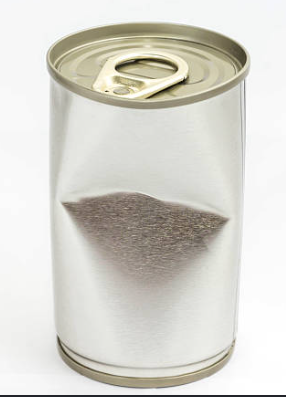
#> input picture defect4.png, 286 x 397 px
$ python texture_heat.py
#> lines starting #> are read from the running program, lines starting #| are printed output that depends on the picture; after the words box and inside, x2 and y2 are one past the last pixel; in counts of white or black regions, pixels touching at a corner belong together
import cv2
import numpy as np

img = cv2.imread("defect4.png")
#> img is the input picture: shape (397, 286, 3); mean B, G, R 207.5, 214.6, 216.1

if img is None:
    print("Error: Image not found")
    exit()

gray = cv2.cvtColor(img, cv2.COLOR_BGR2GRAY)

# -----------------------------
# STEP 1: Remove edges (logos, outlines)
# -----------------------------
edges = cv2.Canny(gray, 100, 200)
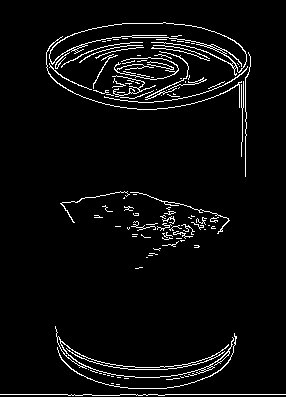
#> edges: shape (397, 286); 4.4% white in thin lines or dots
edges = cv2.dilate(edges, np.ones((5,5), np.uint8))  # expand edges
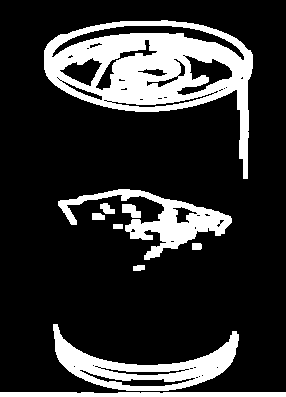
#> edges: shape (397, 286); 19.4% white; 10 white regions, largest, box (x1, y1, x2, y2) and area: (44, 20, 253, 179) 12174, (53, 324, 239, 391) 4316, (58, 189, 232, 260) 3584

# -----------------------------
# STEP 2: Get smooth surface
# -----------------------------
blur = cv2.GaussianBlur(gray, (51, 51), 0)
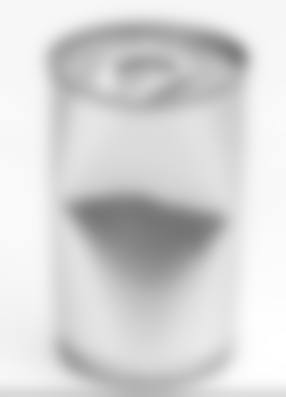
#> blur: shape (397, 286); min 115, max 255, mean 214.4

# Dent map (low-frequency difference)
dent_map = blur - gray
dent_map = cv2.normalize(dent_map, None, 0, 255, cv2.NORM_MINMAX)
dent_map = dent_map.astype(np.uint8)

# -----------------------------
# STEP 3: Remove edge influence
# -----------------------------
dent_map[edges > 0] = 0   # kill edges completely
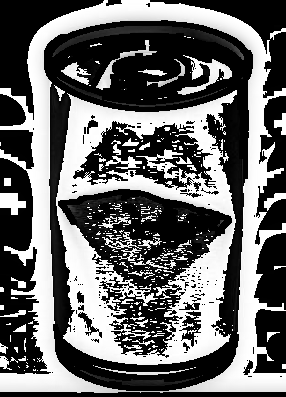
#> dent_map: shape (397, 286); min 0, max 255, mean 104.8

# -----------------------------
# STEP 4: Strong smoothing (IMPORTANT)
# -----------------------------
dent_smooth = cv2.GaussianBlur(dent_map, (21, 21), 0)
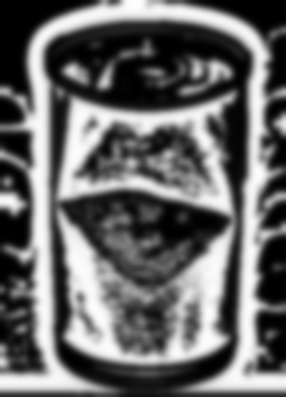
#> dent_smooth: shape (397, 286); min 0, max 255, mean 104.8

# -----------------------------
# STEP 5: Adaptive threshold (better than fixed)
# -----------------------------
mask = cv2.adaptiveThreshold(
    dent_smooth,
    255,
    cv2.ADAPTIVE_THRESH_GAUSSIAN_C,
    cv2.THRESH_BINARY,
    51,
    -5
)
#> mask: shape (397, 286); 41.2% white; 40 white regions (4 under 20 px), largest, box (x1, y1, x2, y2) and area: (0, 0, 286, 395) 20366, (58, 210, 234, 365) 9606, (58, 90, 237, 219) 8675

# -----------------------------
# STEP 6: Clean noise
# -----------------------------
kernel = np.ones((5,5), np.uint8)
mask = cv2.morphologyEx(mask, cv2.MORPH_OPEN, kernel)
#> mask: shape (397, 286); 40.3% white; 44 white regions, largest, box (x1, y1, x2, y2) and area: (0, 0, 286, 395) 19578, (58, 211, 234, 365) 8682, (58, 91, 236, 216) 7860
mask = cv2.morphologyEx(mask, cv2.MORPH_CLOSE, kernel)
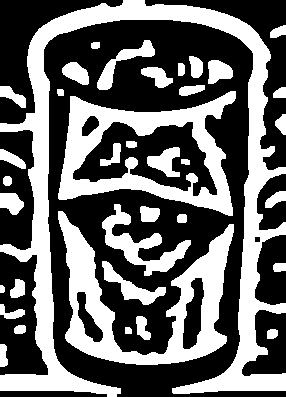
#> mask: shape (397, 286); 40.7% white; 37 white regions, largest, box (x1, y1, x2, y2) and area: (0, 0, 286, 397) 19813, (58, 211, 234, 365) 8739, (58, 91, 236, 216) 8129

# -----------------------------
# STEP 7: Final heatmap (ONLY dents)
# -----------------------------
heatmap = np.zeros((img.shape[0], img.shape[1], 3), dtype=np.uint8)
heatmap[:] = [255, 0, 0]   # Blue background
heatmap[mask == 255] = [0, 0, 255]  # Red dents

# -----------------------------
# STEP 8: Show both
# -----------------------------
texture_display = cv2.cvtColor(dent_smooth, cv2.COLOR_GRAY2BGR)
combined = np.hstack((texture_display, heatmap))
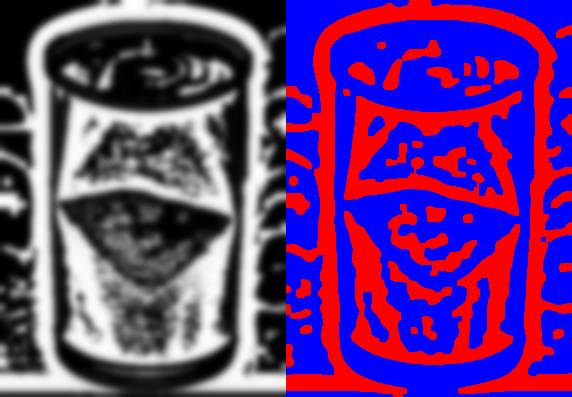
#> combined: shape (397, 572, 3); mean B, G, R 128.1, 52.4, 104.3

cv2.imshow("Texture (Left) | Heatmap (Right)", combined)
cv2.waitKey(0)
cv2.destroyAllWindows()

$ run again, with defect3.png copied over defect4.png
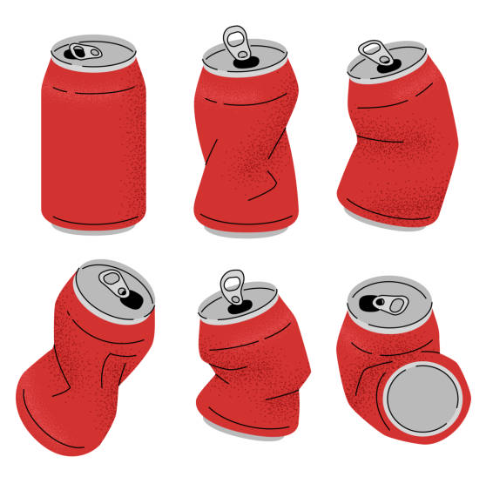
#> input picture defect3.png, 481 x 477 px
#> img is the input picture: shape (477, 481, 3); mean B, G, R 173.8, 174, 227.3
#> `edges = cv2.Canny(gray, 100, 200)`:
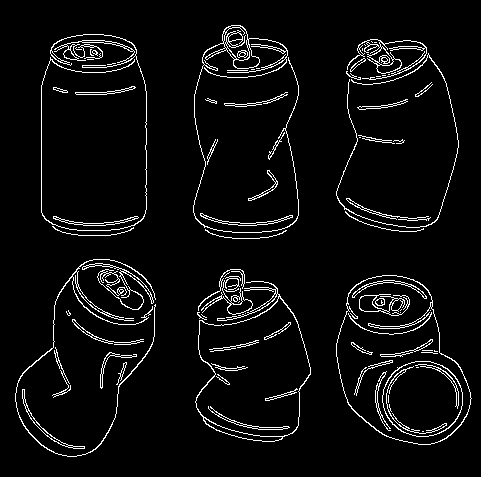
#> edges: shape (477, 481); 5% white in thin lines or dots, all inside (x1, y1, x2, y2) = (15, 25, 472, 457)
#> `combined = np.hstack((texture_display, heatmap))`:
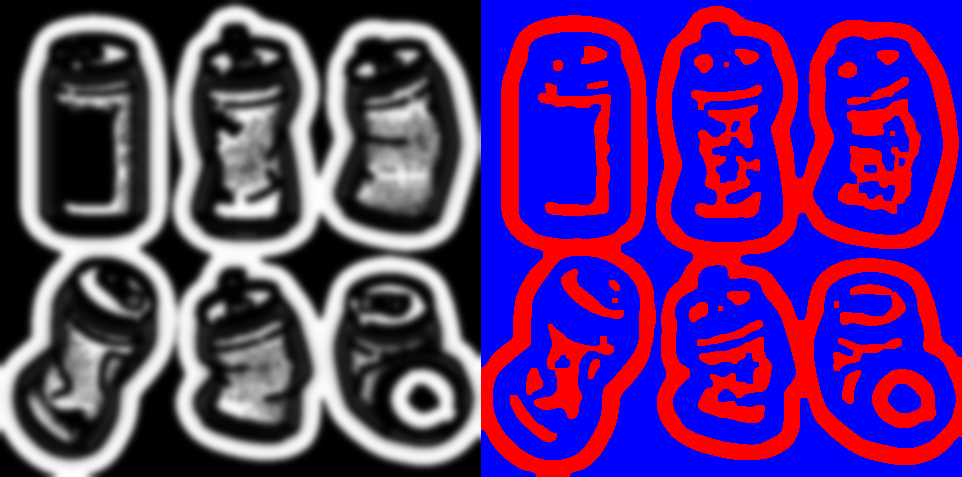
#> combined: shape (477, 962, 3); mean B, G, R 126.5, 45.9, 92.8

$ run again, with defect.png copied over defect4.png
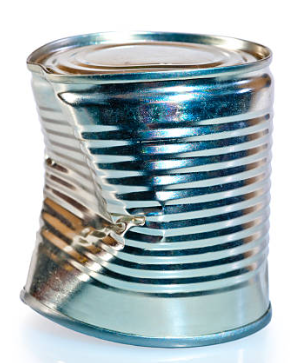
#> input picture defect.png, 304 x 363 px
#> img is the input picture: shape (363, 304, 3); mean B, G, R 189.7, 186.4, 172.9
#> `combined = np.hstack((texture_display, heatmap))`:
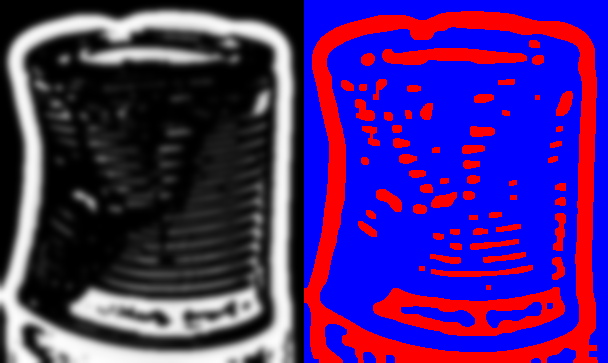
#> combined: shape (363, 608, 3); mean B, G, R 124, 34.6, 72.7
